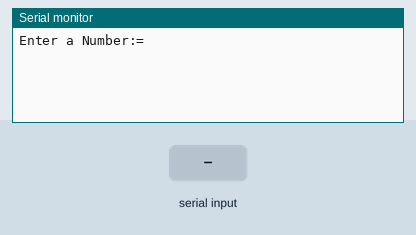
Simulated run of this sketch. Board: Arduino Uno, built with avr-gcc and run on an emulated ATmega328P. On the bench: the last lines printed to the serial monitor. The test bench sets the inputs (shaded band).

Above: at 1.2 s.
1.3 s: "90,45\n" received over Serial
At 1.62 s:
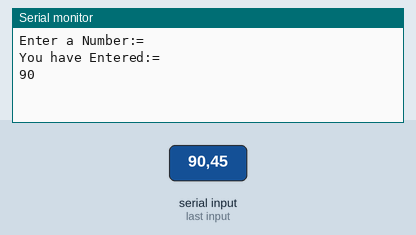
2.8 s: "30,150\n" received over Serial
At 3.12 s:
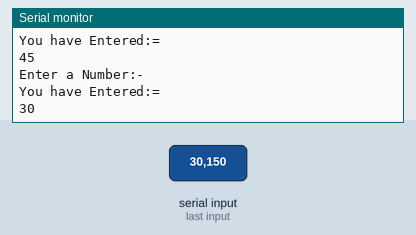
Timing chart, 0 to 5.8 s (numbered marks = the images above; inputs shaded):
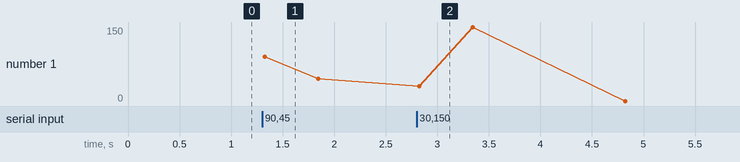

The sketch:

serial_data_transfer.ino
```cpp
//Write arduino code to transmit and receive data serially.

void setup()
{
 Serial.begin(9600);
 Serial.println("Enter a Number:=");
}
void loop()
{
 while (Serial.available() > 0)
 {
 int k = Serial.parseInt();
 Serial.println("You have Entered:=");
 Serial.println(k);
 delay(500);
 Serial.println("Enter a Number:-");
 }
}
```

Measured:
- after the input at 1.3 s, the serial monitor: prints a new line at once (image 1)
- after the input at 2.8 s, the serial monitor: prints a new line at once (image 2)
